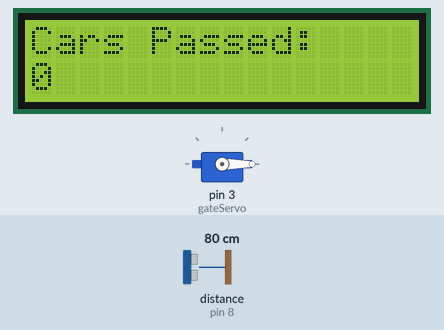
Recording of a sketch running on a simulated Arduino Uno, built with avr-gcc and run on an emulated ATmega328P. Parts: servo, 16×2 character LCD. Wiring (inferred from the names in the program): ultrasonic range finder: trigger pin 9; echo pin 8. The test bench sets the inputs (shaded band); at power-on: distance to the obstacle (sensor on pin 8) 80 cm. The echo pulse lasts 58.3 µs per cm.

Above: at 1.2 s.
1.3 s: distance to the obstacle (sensor on pin 8) set to 12 cm
2.8 s: distance to the obstacle (sensor on pin 8) set to 9 cm
At 3.7 s:
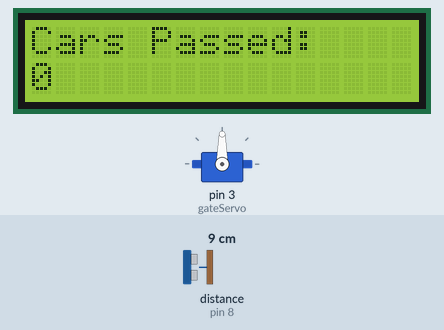
At 5.6 s:
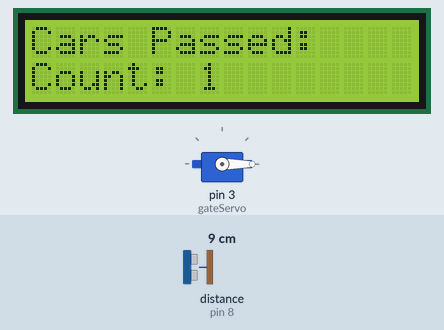
Timing chart, 0 to 7.1 s (numbered marks = the images above; inputs shaded):
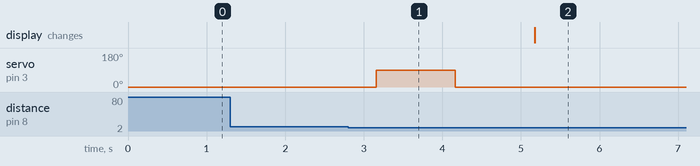

Measured:
- the behaviour switches between 11 and 10 cm on distance to the obstacle (sensor on pin 8) (found by bisection; images 0 and 1)
- after the input at 1.3 s, every drawn part: stays the same
- after the input at 2.8 s, servo on pin 3 (gateServo): 0° → 90° after 0.36 s, → 0° 1.0 s later

The sketch:

toll_gate.ino
```cpp
#include <Wire.h>
#include <LiquidCrystal_I2C.h>
#include <Servo.h>

#define trigPin 9
#define echoPin 8

Servo gateServo;
LiquidCrystal_I2C lcd(0x27, 16, 2);

int carCount = 0;
long duration;
int distance;

void setup() {
  pinMode(trigPin, OUTPUT);
  pinMode(echoPin, INPUT);

  gateServo.attach(3);
  gateServo.write(0); // Initial gate position: closed

  lcd.begin(16, 2);
  lcd.backlight();
  lcd.setCursor(0, 0);
  lcd.print("Cars Passed:");
  lcd.setCursor(0, 1);
  lcd.print(carCount);
}

void loop() {
  // Confirm car is really present with 3 readings
  int validCount = 0;

  for (int i = 0; i < 3; i++) {
    digitalWrite(trigPin, LOW);
    delayMicroseconds(2);
    digitalWrite(trigPin, HIGH);
    delayMicroseconds(10);
    digitalWrite(trigPin, LOW);

    duration = pulseIn(echoPin, HIGH);
    distance = duration * 0.034 / 2;

    if (distance > 0 && distance < 10) {
      validCount++;
    }
    delay(100);
  }

  if (validCount >= 3) {
    gateServo.write(90); // Open gate
    delay(1000);         // Wait while open
    gateServo.write(0);  // Close gate
    delay(1000);         // Delay after close

    carCount++;

    lcd.setCursor(0, 1);
    lcd.print("Count: ");
    lcd.print(carCount);
    lcd.print("   ");

    // Wait until car moves away
    do {
      digitalWrite(trigPin, LOW);
      delayMicroseconds(2);
      digitalWrite(trigPin, HIGH);
      delayMicroseconds(10);
      digitalWrite(trigPin, LOW);
      duration = pulseIn(echoPin, HIGH);
      distance = duration * 0.034 / 2;
      delay(200);
    } while (distance > 0 && distance < 10);
  }
}
```
